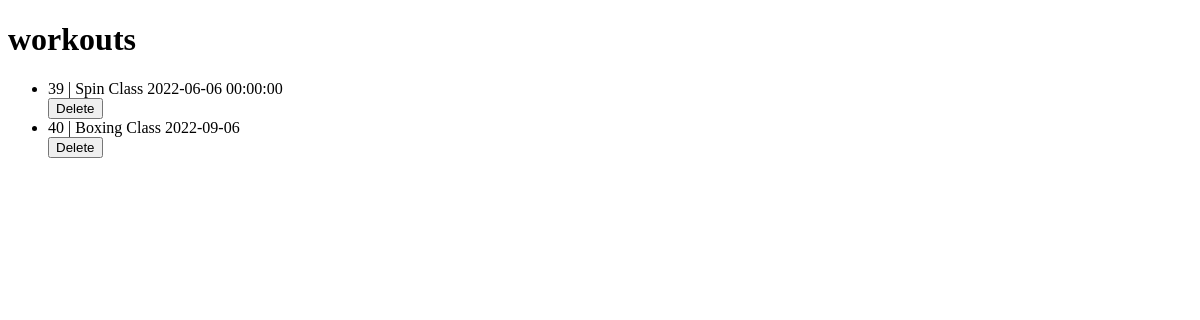
/workouts, run on an earlier commit of the app's database.
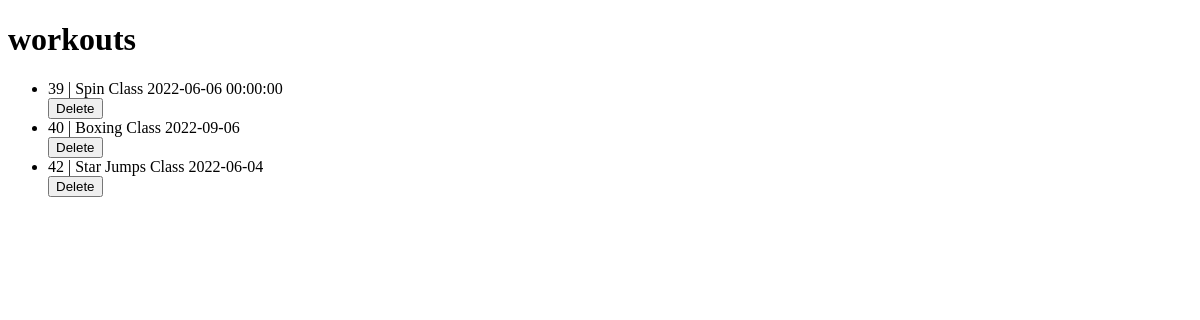
And on a later commit of the database.
### tables this page shows
CREATE TABLE workouts (
    id INTEGER PRIMARY KEY AUTOINCREMENT,
    name VARCHAR,
    date DATE,
    description TEXT,
    duration INTEGER
);

### controllers/workout_controller.py (the view)
@workouts_blueprint.route("/workouts")
def workouts():
    workouts = workout_repository.select_all()
    return render_template("workouts/index.html", workouts=workouts)

### db/run_sql.py (called while the page is built)
def get_db():
    path = os.path.dirname(os.path.abspath(__file__))
    db = os.path.join(path, "gym_db.db")
    conn = sqlite3.connect(db)
    conn.execute("PRAGMA foreign_keys = 1")
    conn.row_factory = sqlite3.Row
    return conn

def run_sql(sql, values = []):
    db = get_db()
    cursor = db.cursor()
    cursor.execute(sql, values)
    results = cursor.fetchall()
    db.commit()
    db.close()
    return results

### repositories/workout_repository.py (called while the page is built)
def select_all():
    workouts = []
    sql = "SELECT * FROM workouts"
    results = run_sql(sql)
    for row in results:
        workout = Workout(row['name'], row['date'], row['description'], row['duration'], row['id'])
        workouts.append(workout)
    return workouts

### templates/workouts/index.html
{% extends 'base.html'%}
{% block content %}
<h1>workouts</h1>
<div>
    <ul>
        {% for workout in workouts %}
        <li>{{workout.id}} | {{workout.name}} {{workout.date}}</li>
        <form action="/workouts/{{workout.id}}/delete" method="POST">
            <button>Delete</button>
        </form>
        {% endfor %}
    </ul>
</div>
{% endblock %}

### templates/base.html (shortened to what this page needs)
<!DOCTYPE html>
<html lang="en">
<head>
</head>
<body>
        {% block content %}
        {% endblock%}
</body>
</html>

What changed in the data, as far as the page shows it:
added workouts: id "42", name "Star Jumps Class", date "2022-06-04"
